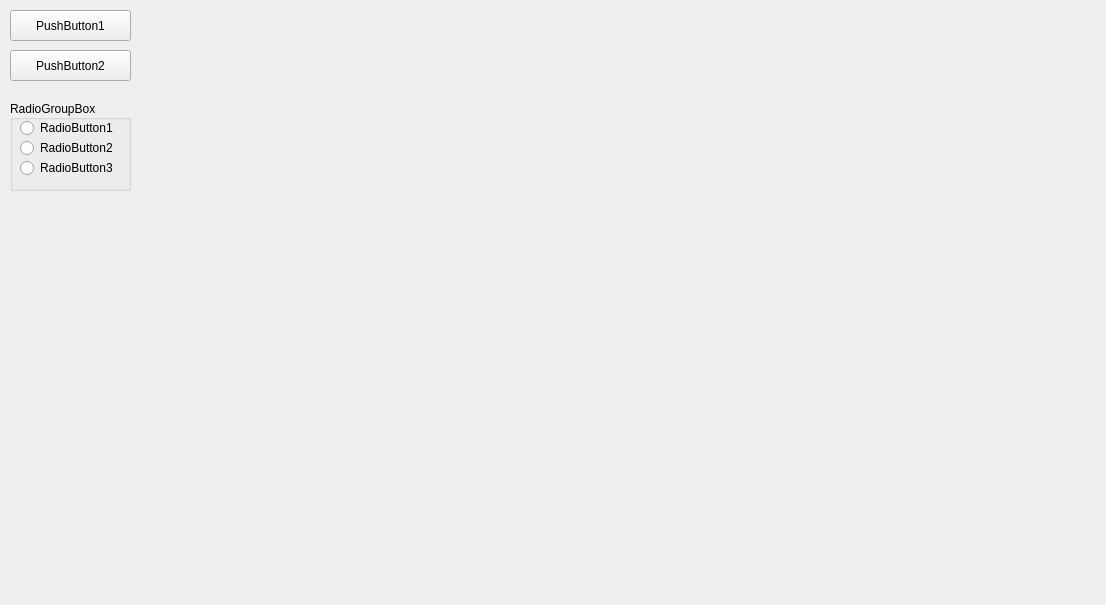
<?xml version="1.0" encoding="UTF-8"?>
<ui version="4.0">
 <class>Form</class>
 <widget class="QWidget" name="Form">
  <property name="geometry">
   <rect>
    <x>0</x>
    <y>0</y>
    <width>1106</width>
    <height>605</height>
   </rect>
  </property>
  <property name="windowTitle">
   <string>Form</string>
  </property>
  <widget class="QPushButton" name="push_btn1">
   <property name="geometry">
    <rect>
     <x>10</x>
     <y>10</y>
     <width>121</width>
     <height>31</height>
    </rect>
   </property>
   <property name="text">
    <string>PushButton1</string>
   </property>
  </widget>
  <widget class="QPushButton" name="push_btn2">
   <property name="geometry">
    <rect>
     <x>10</x>
     <y>50</y>
     <width>121</width>
     <height>31</height>
    </rect>
   </property>
   <property name="text">
    <string>PushButton2</string>
   </property>
  </widget>
  <widget class="QGroupBox" name="groupBox">
   <property name="geometry">
    <rect>
     <x>10</x>
     <y>100</y>
     <width>121</width>
     <height>91</height>
    </rect>
   </property>
   <property name="title">
    <string>RadioGroupBox</string>
   </property>
   <property name="alignment">
    <set>Qt::AlignLeading|Qt::AlignLeft|Qt::AlignVCenter</set>
   </property>
   <property name="flat">
    <bool>false</bool>
   </property>
   <property name="checkable">
    <bool>false</bool>
   </property>
   <widget class="QRadioButton" name="radio_btn1">
    <property name="geometry">
     <rect>
      <x>10</x>
      <y>20</y>
      <width>101</width>
      <height>16</height>
     </rect>
    </property>
    <property name="text">
     <string>RadioButton1</string>
    </property>
   </widget>
   <widget class="QRadioButton" name="radio_btn2">
    <property name="geometry">
     <rect>
      <x>10</x>
      <y>40</y>
      <width>101</width>
      <height>16</height>
     </rect>
    </property>
    <property name="text">
     <string>RadioButton2</string>
    </property>
   </widget>
   <widget class="QRadioButton" name="radio_btn3">
    <property name="geometry">
     <rect>
      <x>10</x>
      <y>60</y>
      <width>101</width>
      <height>16</height>
     </rect>
    </property>
    <property name="text">
     <string>RadioButton3</string>
    </property>
   </widget>
  </widget>
 </widget>
 <resources/>
 <connections/>
</ui>
